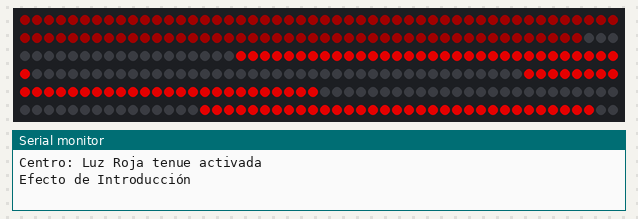
Simulated run of this sketch. Board: Arduino Uno, built with avr-gcc and run on an emulated ATmega328P. Shown: 300 RGB LEDs in strip order, left to right, continuing on the next row, the last lines printed to the serial monitor. Dim RGB values are drawn brighter than linear; the strip is taken to match the declared colour order; random numbers use the default seed unless the sketch sets one.

Above: at 0.1 s.
At 27.59 s:
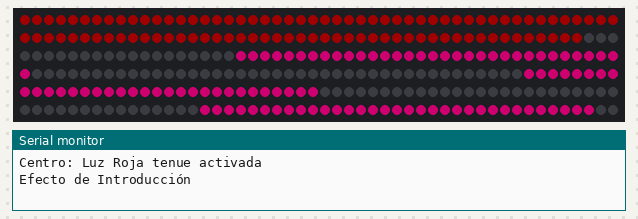
At 34.51 s:
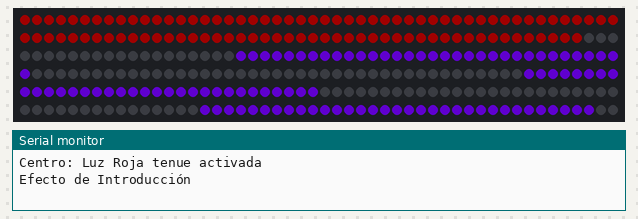
At 41.3 s:
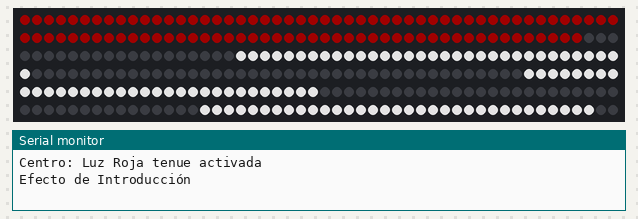
At 85.68 s:
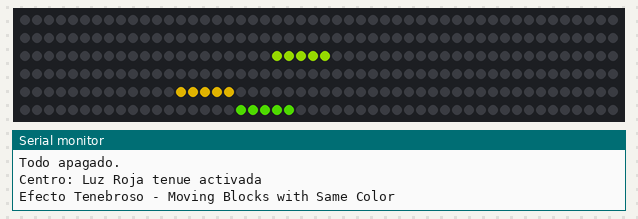
At 129.93 s:
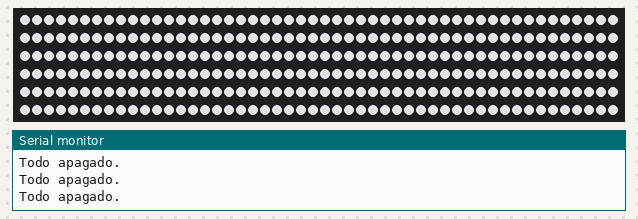

The sketch:

Oxilum_2.ino
```cpp
#include <Adafruit_NeoPixel.h>

#define LED_PIN 6
#define NUM_LEDS 300
#define BRILLO_GENERAL 170  // 🔧 Ajusta el brillo general (0-255)

Adafruit_NeoPixel strip(NUM_LEDS, LED_PIN, NEO_RGB + NEO_KHZ800);  // ✅ Configurado correctamente para WS2815 RGB

// 🔹 Definir la estructura `Seccion`
struct Seccion {
    int inicio;
    int cantidad;
    String nombre;
};

// 🔹 Secciones
Seccion arriba[] = {
    {297, 33, "Arriba A"},
    {224, 33, "Arriba B"},
    {150, 33, "Arriba C"}
};

Seccion abajo[] = {
    {261, 35, "Abajo A"},
    {188, 34, "Abajo B"}
};

// 🔹 Centro (Siempre con luz roja tenue excepto en efectos)
Seccion centro = {96, 97, "Centro"};

// 🔹 Bordes (Siempre apagados)
int bordes[][2] = {
    {299, 2}, {264, 3}, {226, 2}, {191, 3}, {154, 4}, {117, 3}, {114, 18}
};

void setup() {
    strip.begin();
    strip.setBrightness(BRILLO_GENERAL);
    strip.show();
    Serial.begin(9600);
    encenderCentroBase();  // 🔥 Activa la luz roja tenue en el centro
}

void loop() {


     efectoIntroduccion();       // 🔥 55 segundos
    encenderCentroBase();

    efectoTenebroso();          // 🔥 45 segundos
    encenderCentroBase();

    efectoFlashEstroboscopico(); // 🔥 30 segundos
    encenderCentroBase();

    efectoTransicionColores();  // 🔥 35 segundos
    encenderCentroBase();

    efectoPsicodelico();        // 🔥 35 segundos
    encenderCentroBase();
}

// ----------------------
// 🔥 LUZ BASE EN EL CENTRO 🔥
// ----------------------
void encenderCentroBase() {
    Serial.println("Centro: Luz Roja tenue activada");
    for (int j = 0; j < centro.cantidad; j++) {
        int pos = centro.inicio - j;
        strip.setPixelColor(pos, strip.Color(50, 0, 0));  // 🔧 Rojo al 20% de brillo
    }
    apagarBordes(); // 🔥 Asegura que los bordes se mantengan apagados
    strip.show();
}

// 🔹 Bordes siempre apagados
void apagarBordes() {
    for (int i = 0; i < 7; i++) {
        for (int j = 0; j < bordes[i][1]; j++) {
            strip.setPixelColor(bordes[i][0] - j, strip.Color(0, 0, 0));
        }
    }
}

// ----------------------
// 🔥 1️⃣ INTRODUCCIÓN (Solo ARRIBA) 🔥
// ----------------------
void efectoIntroduccion() {
    Serial.println("Efecto de Introducción");

    // 🔥 EDITABLE DURATIONS (in milliseconds)
    int duracionRojo = 20000;   // Time in solid Red
    int duracionRojoAzul = 20000;  // Transition time from Red → Blue
    int duracionAzulBlanco = 20000; // Transition time from Blue → White

    // 🔥 1️⃣ Solid RED phase
    for (int i = 0; i < 3; i++) {
        for (int j = 0; j < arriba[i].cantidad; j++) {
            strip.setPixelColor(arriba[i].inicio - j, strip.Color(255, 0, 0));  // Pure Red
        }
    }
    strip.show();
    delay(duracionRojo);  // Wait in red

    // 🔥 2️⃣ Transition from RED → BLUE
    for (int step = 0; step < 256; step += 5) {
        for (int i = 0; i < 3; i++) {
            for (int j = 0; j < arriba[i].cantidad; j++) {
                strip.setPixelColor(arriba[i].inicio - j, strip.Color(255 - step, 0, step)); // Interpolates from Red to Blue
            }
        }
        strip.show();
        delay(duracionRojoAzul / (256 / 5)); // Automatically adjusts transition timing
    }

    // 🔥 3️⃣ Transition from BLUE → WHITE
    for (int step = 0; step < 256; step += 5) {
        for (int i = 0; i < 3; i++) {
            for (int j = 0; j < arriba[i].cantidad; j++) {
                strip.setPixelColor(arriba[i].inicio - j, strip.Color(255, 255, 255)); // Interpolates from Blue to White
            }
        }
        strip.show();
        delay(duracionAzulBlanco / (256 / 5)); // Automatically adjusts transition timing
    }

    // 🔥 4️⃣ Turn everything off
    apagarTodo();
    delay(5000);
}

// ----------------------
// 🔥 2️⃣ EFECTO TENEBROSO 🔥
// ----------------------
void efectoTenebroso() {
    Serial.println("Efecto Tenebroso - Moving Blocks with Same Color");

    unsigned long inicio = millis();
    while (millis() - inicio < 50000) {
        strip.clear(); // Clear previous frame

        for (int i = 0; i < 3; i++) {  // Loop through ARRIBA sections
            int startPos = arriba[i].inicio - random(arriba[i].cantidad - 5); // Pick a random position for the block

            // Pick a single random color for this block
            int r = random(255);
            int g = random(255);
            int b = 0; // Keep it in the red/yellow range

            for (int k = 0; k < 5; k++) {  // Light up a group of 5 LEDs together
                int pos = startPos - k;
                if (pos >= 0 && pos < NUM_LEDS) {
                    strip.setPixelColor(pos, strip.Color(r, g, b)); // Same color for all 5 LEDs
                }
            }
        }

        strip.show();
        delay(200);  // Adjust speed of movement
    }

        // 🔥 4️⃣ Turn everything off
    apagarTodo();
    delay(5000);
}


// ----------------------
// 🔥 3️⃣ FLASH ESTROBOSCÓPICO (30s) 🔥
// ----------------------
void efectoFlashEstroboscopico() {
    Serial.println("Efecto Flash Estroboscópico (30s)");

    int totalDuration = 30000;
    int flashDuration = 100;
    int iterations = totalDuration / (flashDuration * 2);

    for (int i = 0; i < iterations; i++) {
        strip.fill(strip.Color(255, 255, 255));
        strip.show();
        delay(flashDuration);

        apagarTodo();
        delay(flashDuration);
    }
}

// ----------------------
// 🔥 4️⃣ TRANSICIÓN 🔥
// ----------------------
void efectoTransicionColores() {
    Serial.println("Efecto de Transición de Colores");

    for (int step = 0; step < 256; step += 5) {
        for (int i = 0; i < 3; i++) {
            for (int j = 0; j < arriba[i].cantidad; j++) {
                strip.setPixelColor(arriba[i].inicio - j, strip.Color(255, 255, step));
            }
        }
        strip.show();
        delay(100);
    }
}

// ----------------------
// 🔥 5️⃣ PSICODÉLICO 🔥
// ----------------------
void efectoPsicodelico() {
    Serial.println("Efecto Psicodélico");

    unsigned long inicio = millis();
    while (millis() - inicio < 30000) {
        for (int j = 0; j < NUM_LEDS; j += 5) {
            strip.setPixelColor(j, strip.Color(random(255), random(255), random(255)));
        }
        strip.show();
        delay(100);
    }
}

// ----------------------
// 🔥 Apagar Todo 🔥
// ----------------------
void apagarTodo() {
    Serial.println("Todo apagado.");
    strip.clear();
    strip.show();
}
```

Measured:
- what the display in image 3 shows lasts 21.2 s, from 41.2 s to 62.4 s
